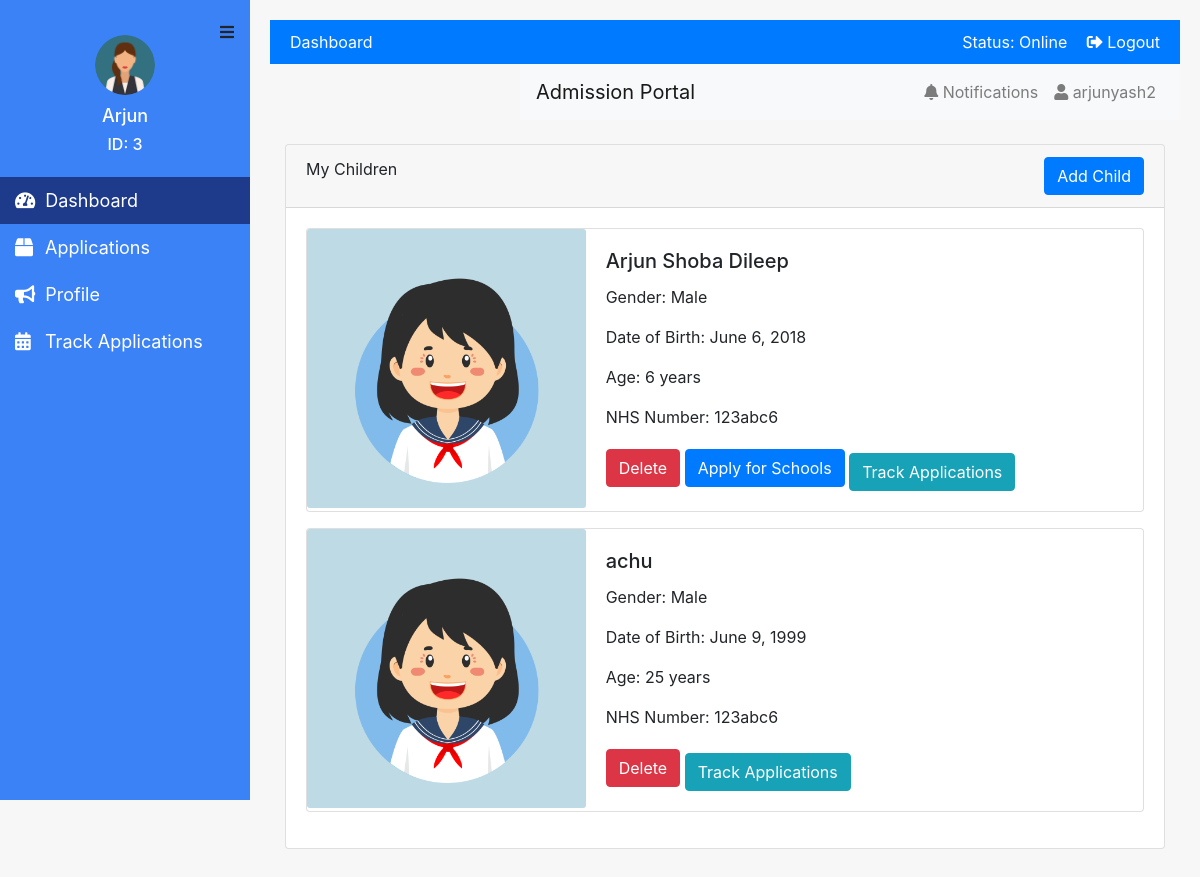
Before: /accounts/dashboard/ (signed in) with the older database file.
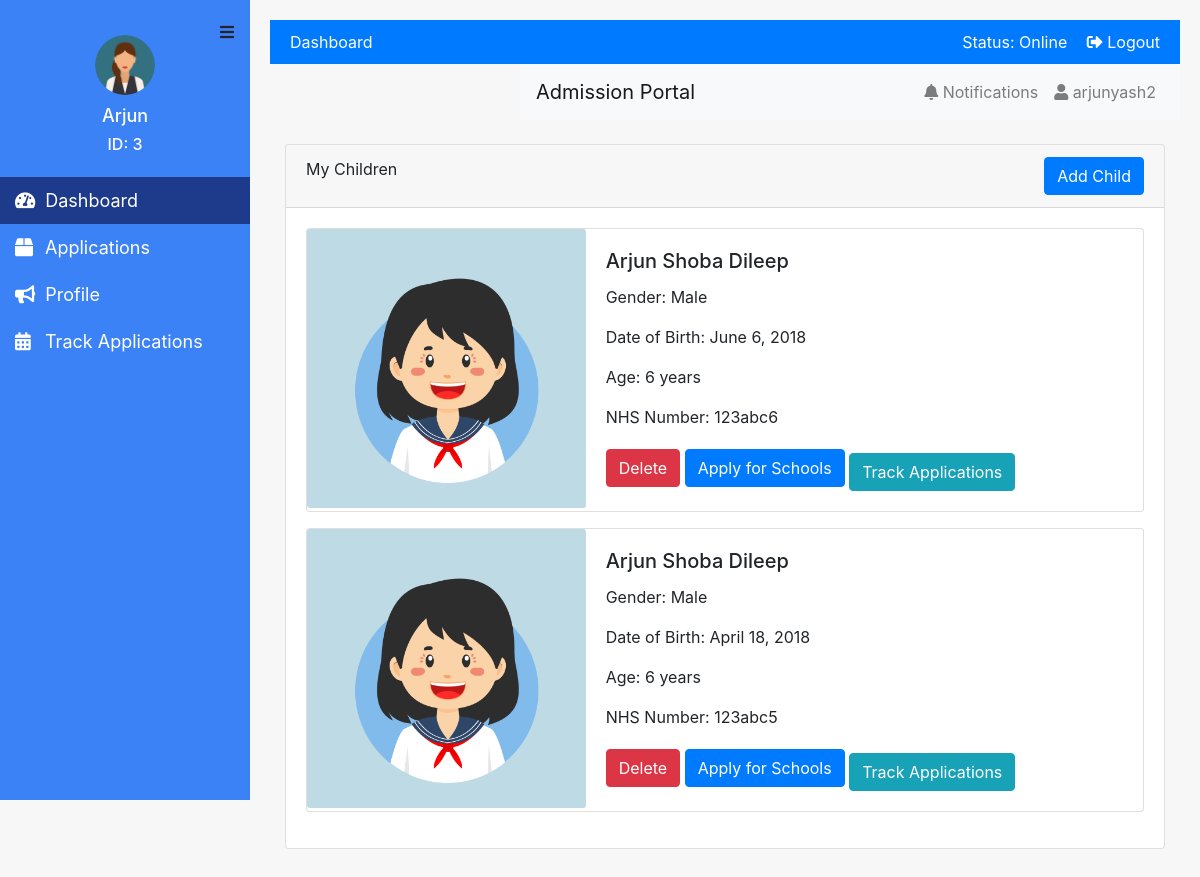
After: the same page with the newer database file.
### accounts/models.py (models this page shows, shortened)
class CustomUser(AbstractUser):
    is_parent = models.BooleanField(default=False)
    is_admin = models.BooleanField(default=False)
    title = models.CharField(max_length=10, blank=True)
    forename = models.CharField(max_length=100, blank=True)
    surname = models.CharField(max_length=100, blank=True)
    sex = models.CharField(max_length=10, blank=True)
    postcode = models.CharField(max_length=20, blank=True)
    home_phone = models.CharField(max_length=20, blank=True)
    mobile_phone = models.CharField(max_length=20, blank=True)
    work_phone = models.CharField(max_length=20, blank=True)

class Child(models.Model):
    parent = models.ForeignKey(CustomUser, on_delete=models.CASCADE)
    name = models.CharField(max_length=100)
    dob = models.DateField()
    gender = models.CharField(max_length=100, default="Male")
    nhs_number = models.CharField(max_length=20)

### accounts/views.py (the view)
# urls.py: path('dashboard/', views.child_details_view, name='dashboard'),
@login_required
def child_details_view(request):
    children = Child.objects.filter(parent=request.user)
    for child in children:
        child.age = calculate_age(child.dob)
    return render(request, 'dashboard.html', {'children': children})

### accounts/views.py (called while the page is built)
def calculate_age(dob):
    today = date.today()
    age = today.year - dob.year - ((today.month, today.day) < (dob.month, dob.day))
    return age

### templates/dashboard.html (shortened to what this page needs)
{% extends 'base.html' %}
{% load static %}
{% block content %}
<div class="container-fluid">
    <div class="row mt-4">
        <div class="col-md-12">
            <div class="card">
                <div class="card-header">
                    My Children
                    <button class="btn btn-primary float-right" data-toggle="modal" data-target="#addChildModal">Add Child</button>
                </div>
                <div class="card-body">
                    {% for child in children %}
                        <div class="card mb-3">
                            <div class="row no-gutters">
                                <div class="col-md-4">
                                    <img src="{% static 'images/child_avatar.jpg' %}" class="card-img" alt="Child Avatar">
                                </div>
                                <div class="col-md-8">
                                    <div class="card-body">
                                        <h5 class="card-title">{{ child.name }}</h5>
                                        <p class="card-text">Gender: {{ child.gender }}</p>
                                        <p class="card-text">Date of Birth: {{ child.dob }}</p>
                                        <p class="card-text">Age: {{ child.age }} years</p>
                                        <p class="card-text">NHS Number: {{ child.nhs_number }}</p>
                                        <button class="btn btn-danger" data-toggle="modal" data-target="#deleteChildModal" data-child-id="{{ child.id }}" data-child-name="{{ child.name }}">Delete</button>
                                        {% if child.age >= 4 and child.age <= 15 %}
                                            <button class="btn btn-primary apply-school-btn" data-toggle="modal" data-target="#applySchoolModal" data-child-id="{{ child.id }}" data-child-name="{{ child.name }}" data-child-dob="{{ child.dob }}" data-child-nhs="{{ child.nhs_number }}" data-child-gender="{{ child.gender }}" data-child-age="{{ child.age }}">Apply for Schools</button>
                                        {% endif %}
                                        <a href="{% url 'application_tracking' child.id %}" class="btn btn-info mt-2">Track Applications</a>
                                    </div>
                                </div>
                            </div>
                        </div>
                    {% endfor %}
                </div>
            </div>
        </div>
    </div>
</div>
{% endblock %}

### templates/base.html (shortened to what this page needs)
<!DOCTYPE html>
<html lang="en">
<head>
    {% load static %}
    <link rel="stylesheet" href="https://stackpath.bootstrapcdn.com/bootstrap/4.5.2/css/bootstrap.min.css">
    <link rel="stylesheet" href="https://cdnjs.cloudflare.com/ajax/libs/font-awesome/5.15.3/css/all.min.css">
</head>
<body>
    <div class="sidebar">
        <div class="user-profile">
            <img src="{% static 'images/user.png' %}" alt="User Image" class="img-fluid rounded-circle">
            <h3>{{ user.forename }}</h3>
            <h6> ID: {{user.id}} </h6>
        </div>
        <a href="{% url 'dashboard' %}" class="selected"><i class="fas fa-tachometer-alt"></i> <span class="menu-text">Dashboard</span></a>
        <a href="#"><i class="fas fa-box"></i> <span class="menu-text">Applications</span></a>
        <a href="#"><i class="fas fa-bullhorn"></i> <span class="menu-text">Profile</span></a>
        <a href="#"><i class="fas fa-calendar-alt"></i> <span class="menu-text">Track Applications</span></a>
    </div>
    <div class="sidebar-toggle">
        <i class="fas fa-bars"></i>
    </div>
    <div class="main-content">
        <div class="header">
            <span>Dashboard</span>
            <div class="right">
                <span>Status: Online</span>
                <a href="{% url 'logout' %}"><i class="fas fa-sign-out-alt"></i> Logout</a>
            </div>
        </div>
        <nav class="navbar navbar-expand-lg navbar-light bg-light">
            <a class="navbar-brand" href="#">Admission Portal</a>
            <div class="collapse navbar-collapse" id="navbarNav">
                <ul class="navbar-nav ml-auto">
                    <li class="nav-item">
                        <a class="nav-link" href="#"><i class="fas fa-bell"></i> Notifications</a>
                    </li>
                    <li class="nav-item">
                        <a class="nav-link" href="#"><i class="fas fa-user"></i> {{ user.username }}</a>
                    </li>
                </ul>
            </div>
        </nav>
        {% block content %}
        {% endblock %}
    </div>
</body>
</html>

### templates/base.html (style rules this page uses)
body { background-color: #f7f7f7; }
.sidebar { height: 100vh; position: fixed; top: 0; left: 0; width: 250px; background-color: #3B82F6; padding-top: 20px; color: #fff; transition: width 0.3s; }
.sidebar a { padding: 10px 15px; text-decoration: none; font-size: 18px; color: #fff; display: flex; align-items: center; transition: background-color 0.3s, color 0.3s; }
.sidebar a i { margin-right: 10px; min-width: 20px; }
.navbar { margin-left: 250px; transition: margin-left 0.3s; }
.card { margin-bottom: 20px; }
.main-content { margin-left: 250px; padding: 20px; transition: margin-left 0.3s; }
.header { background-color: #007bff; padding: 10px 20px; color: white; display: flex; justify-content: space-between; align-items: center; }
.header .right a { color: white; margin-left: 15px; }
.user-profile { text-align: center; padding: 15px; }
.user-profile img { width: 60px; height: 60px; border-radius: 50%; }
.user-profile h3 { margin-top: 10px; font-size: 18px; color: #fff; }
.sidebar-toggle { position: absolute; top: 20px; left: 220px; cursor: pointer; }
.sidebar a.selected { background-color: #1E3A8A; color: #fff; }

Changed rows visible on the page:
removed Child: name "achu", gender "Male", dob "June 9, 1999", age "25", nhs_number "123abc6"
added Child: name "Arjun Shoba Dileep", gender "Male", dob "April 18, 2018", age "6", nhs_number "123abc5"
